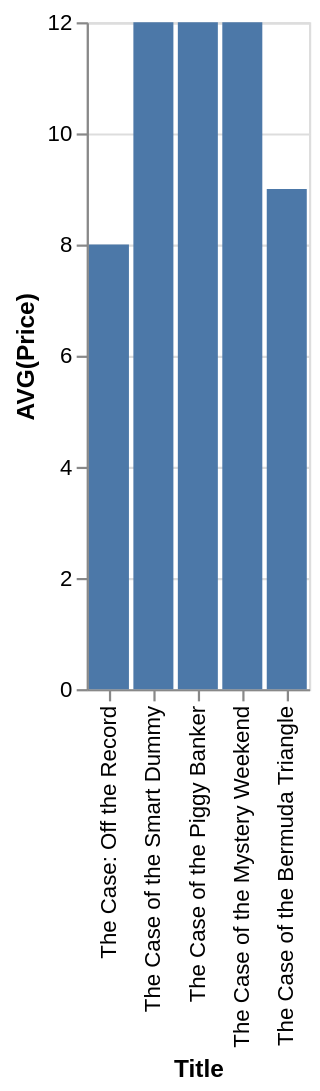

Write a Vega-Lite specification for this figure.
### Vega-Lite specification from a JSON file in a GitHub repository (floating-point values rounded to 4 significant figures)
{"data": {"values": [{"x_data": "The Case: Off the Record", "y_data": 8}, {"x_data": "The Case of the Smart Dummy", "y_data": 12}, {"x_data": "The Case of the Piggy Banker", "y_data": 12}, {"x_data": "The Case of the Mystery Weekend", "y_data": 12}, {"x_data": "The Case of the Bermuda Triangle", "y_data": 9}]}, "mark": "bar", "encoding": {"x": {"field": "x_data", "type": "nominal", "title": "Title", "sort": "descending"}, "y": {"field": "y_data", "type": "quantitative", "title": "AVG(Price)"}}}
